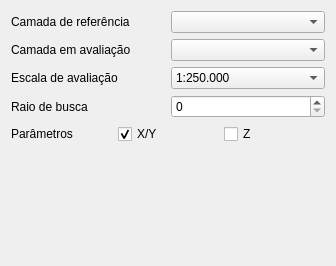
<?xml version="1.0" encoding="UTF-8"?>
<ui version="4.0">
 <class>Dialog</class>
 <widget class="QDialog" name="Dialog">
  <property name="geometry">
   <rect>
    <x>0</x>
    <y>0</y>
    <width>336</width>
    <height>266</height>
   </rect>
  </property>
  <property name="windowTitle">
   <string>Dialog</string>
  </property>
  <layout class="QVBoxLayout" name="verticalLayout">
   <item>
    <layout class="QHBoxLayout" name="horizontalLayout">
     <item>
      <widget class="QLabel" name="label">
       <property name="text">
        <string>Camada de referência</string>
       </property>
      </widget>
     </item>
     <item>
      <widget class="QgsMapLayerComboBox" name="referenciaComboBox">
       <property name="filters">
        <set>QgsMapLayerProxyModel.PointLayer</set>
       </property>
      </widget>
     </item>
    </layout>
   </item>
   <item>
    <layout class="QHBoxLayout" name="horizontalLayout_2">
     <item>
      <widget class="QLabel" name="label_2">
       <property name="text">
        <string>Camada em avaliação</string>
       </property>
      </widget>
     </item>
     <item>
      <widget class="QgsMapLayerComboBox" name="avaliacaoComboBox">
       <property name="filters">
        <set>QgsMapLayerProxyModel.PointLayer</set>
       </property>
      </widget>
     </item>
    </layout>
   </item>
   <item>
    <layout class="QHBoxLayout" name="horizontalLayout_3">
     <item>
      <widget class="QLabel" name="label_4">
       <property name="text">
        <string>Escala de avaliação</string>
       </property>
      </widget>
     </item>
     <item>
      <widget class="QComboBox" name="escalaAvaliacao">
       <item>
        <property name="text">
         <string>1:250.000</string>
        </property>
       </item>
       <item>
        <property name="text">
         <string>1:100.000</string>
        </property>
       </item>
       <item>
        <property name="text">
         <string>1:50.000</string>
        </property>
       </item>
       <item>
        <property name="text">
         <string>1:25.000</string>
        </property>
       </item>
       <item>
        <property name="text">
         <string>1:10.000</string>
        </property>
       </item>
       <item>
        <property name="text">
         <string>1:2.000</string>
        </property>
       </item>
       <item>
        <property name="text">
         <string>1:1.000</string>
        </property>
       </item>
      </widget>
     </item>
    </layout>
   </item>
   <item>
    <layout class="QHBoxLayout" name="horizontalLayout_4">
     <item>
      <widget class="QLabel" name="label_5">
       <property name="text">
        <string>Raio de busca</string>
       </property>
      </widget>
     </item>
     <item>
      <widget class="QSpinBox" name="spinBox"/>
     </item>
    </layout>
   </item>
   <item>
    <layout class="QHBoxLayout" name="horizontalLayout_5">
     <item>
      <widget class="QLabel" name="label_6">
       <property name="text">
        <string>Parâmetros</string>
       </property>
      </widget>
     </item>
     <item>
      <widget class="QCheckBox" name="xy">
       <property name="text">
        <string>X/Y</string>
       </property>
       <property name="checked">
        <bool>true</bool>
       </property>
      </widget>
     </item>
     <item>
      <widget class="QCheckBox" name="z">
       <property name="text">
        <string>Z</string>
       </property>
      </widget>
     </item>
    </layout>
   </item>
   <item>
    <spacer name="verticalSpacer">
     <property name="orientation">
      <enum>Qt.Vertical</enum>
     </property>
     <property name="sizeHint" stdset="0">
      <size>
       <width>20</width>
       <height>40</height>
      </size>
     </property>
    </spacer>
   </item>
   <item>
    <widget class="QDialogButtonBox" name="enter">
     <property name="orientation">
      <enum>Qt.Horizontal</enum>
     </property>
     <property name="standardButtons">
      <set>QDialogButtonBox.Cancel|QDialogButtonBox.Ok</set>
     </property>
    </widget>
   </item>
  </layout>
 </widget>
 <customwidgets>
  <customwidget>
   <class>QgsMapLayerComboBox</class>
   <extends>QComboBox</extends>
   <header>qgsmaplayercombobox.h</header>
  </customwidget>
 </customwidgets>
 <resources/>
 <connections>
  <connection>
   <sender>enter</sender>
   <signal>accepted()</signal>
   <receiver>Dialog</receiver>
   <slot>accept()</slot>
   <hints>
    <hint type="sourcelabel">
     <x>248</x>
     <y>254</y>
    </hint>
    <hint type="destinationlabel">
     <x>157</x>
     <y>274</y>
    </hint>
   </hints>
  </connection>
  <connection>
   <sender>enter</sender>
   <signal>rejected()</signal>
   <receiver>Dialog</receiver>
   <slot>reject()</slot>
   <hints>
    <hint type="sourcelabel">
     <x>316</x>
     <y>260</y>
    </hint>
    <hint type="destinationlabel">
     <x>286</x>
     <y>274</y>
    </hint>
   </hints>
  </connection>
 </connections>
</ui>
